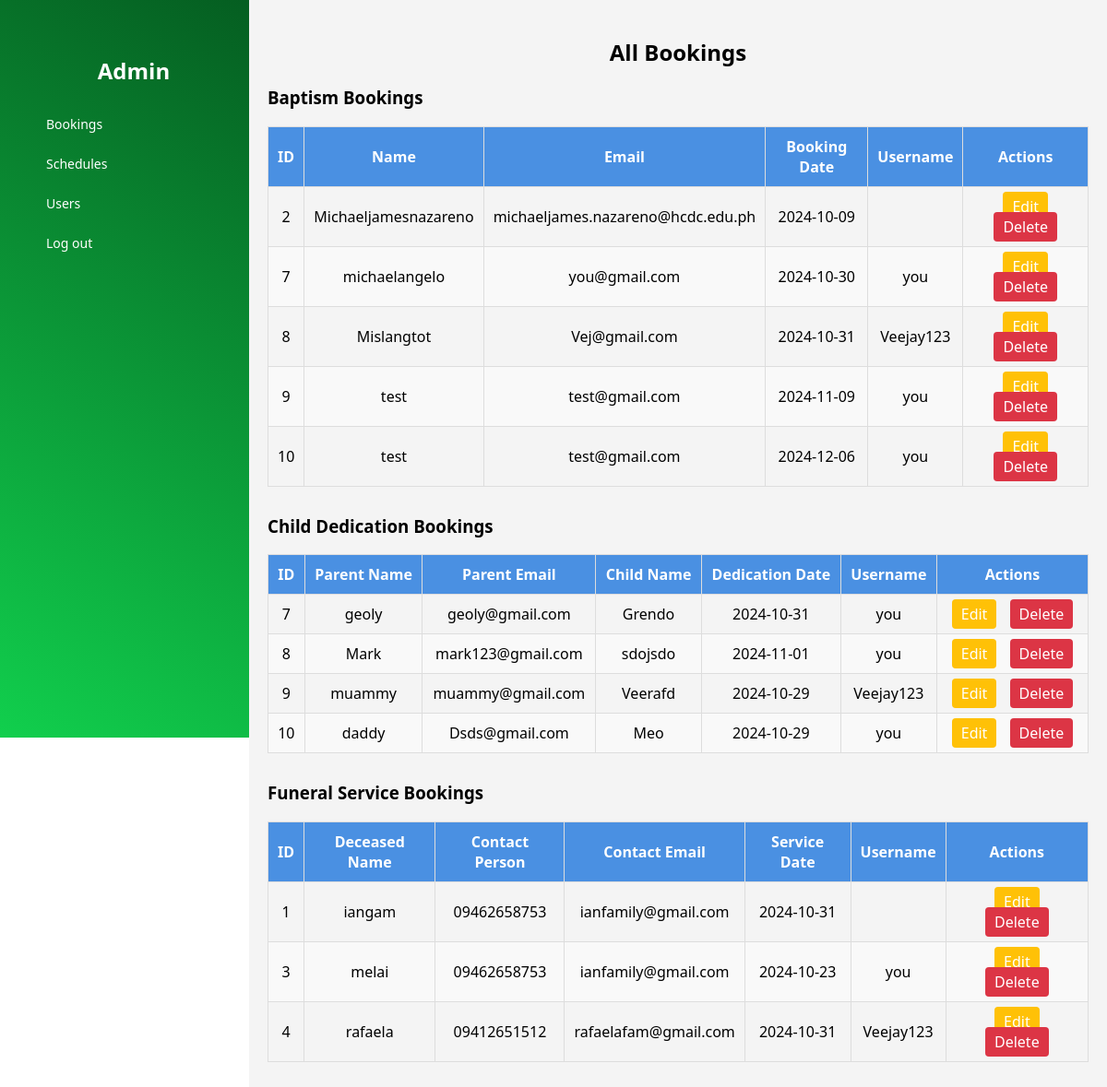
/bookings.php (signed in), run on the app's committed database.
### tables this page shows
CREATE TABLE `bookings` (
  `id` int(11) NOT NULL,
  `name` varchar(100) NOT NULL,
  `email` varchar(100) NOT NULL,
  `booking_date` date NOT NULL,
  `service_type` enum('Baptism','Child Dedication','Funeral Service') NOT NULL,
  `username` varchar(255) NOT NULL
);

CREATE TABLE `child_dedication_bookings` (
  `id` int(11) NOT NULL,
  `parent_name` varchar(255) NOT NULL,
  `parent_email` varchar(255) NOT NULL,
  `child_name` varchar(255) NOT NULL,
  `dedication_date` date NOT NULL,
  `username` varchar(100) NOT NULL
);

CREATE TABLE `funeral_service_bookings` (
  `id` int(11) NOT NULL,
  `deceased_name` varchar(255) NOT NULL,
  `contact_person` varchar(255) NOT NULL,
  `contact_email` varchar(255) NOT NULL,
  `service_date` date NOT NULL,
  `username` varchar(100) NOT NULL
);

### bookings.php (the view, shortened to what this page needs)
<?php
$servername = "localhost";
$username = "root";
$password = "";
$dbname = "bookings";
$conn = new mysqli($servername, $username, $password, $dbname);
$baptismBookings = $conn->query("SELECT * FROM bookings WHERE service_type='Baptism'");
$dedicationBookings = $conn->query("SELECT * FROM child_dedication_bookings");
$funeralBookings = $conn->query("SELECT * FROM funeral_service_bookings");
?>
<!DOCTYPE html>
<html lang="en">
<head>
</head>
<body>
<div class="sidebar">
    <h2>Admin</h2>
    <a href="bookings.php">Bookings</a>
    <a href="schedules.php">Schedules</a>
    <a href="users.php"> Users </a>
    <a href="log_out.php">Log out</a>
</div>
<div class="main-content">
    <h2>All Bookings</h2>
    <h3>Baptism Bookings</h3>
    <table>
        <thead>
            <tr>
                <th>ID</th>
                <th>Name</th>
                <th>Email</th>
                <th>Booking Date</th>
                <th>Username</th>
                <th>Actions</th>
            </tr>
        </thead>
        <tbody>
            <?php while ($row = $baptismBookings->fetch_assoc()): ?>
            <tr>
                <td><?= $row['id']; ?></td>
                <td><?= htmlspecialchars($row['name']); ?></td>
                <td><?= htmlspecialchars($row['email']); ?></td>
                <td><?= htmlspecialchars($row['booking_date']); ?></td>
                <td><?= htmlspecialchars($row['username']); ?></td>
                <td>
                    <a class="action-link edit-link" href="edit_booking.php?id=<?= $row['id'];?>&table=bookings">Edit</a>
                    <a class="action-link delete-link" href="?delete_id=<?= $row['id']; ?>&table=bookings" onclick="return confirmDelete();">Delete</a>
                </td>
            </tr>
            <?php endwhile; ?>
        </tbody>
    </table>
    <h3>Child Dedication Bookings</h3>
    <table>
        <thead>
            <tr>
                <th>ID</th>
                <th>Parent Name</th>
                <th>Parent Email</th>
                <th>Child Name</th>
                <th>Dedication Date</th>
                <th>Username</th>
                <th>Actions</th>
            </tr>
        </thead>
        <tbody>
            <?php while ($row = $dedicationBookings->fetch_assoc()): ?>
            <tr>
                <td><?= $row['id']; ?></td>
                <td><?= htmlspecialchars($row['parent_name']); ?></td>
                <td><?= htmlspecialchars($row['parent_email']); ?></td>
                <td><?= htmlspecialchars($row['child_name']); ?></td>
                <td><?= htmlspecialchars($row['dedication_date']); ?></td>
                <td><?= htmlspecialchars($row['username']); ?></td>
                <td>
                    <a class="action-link edit-link" href="edit_booking.php?id=<?= $row['id']; ?>&table=child_dedication_bookings">Edit</a>
                    <a class="action-link delete-link" href="?delete_id=<?= $row['id']; ?>&table=child_dedication_bookings" onclick="return confirmDelete();">Delete</a>
                </td>
            </tr>
            <?php endwhile; ?>
        </tbody>
    </table>
    <h3>Funeral Service Bookings</h3>
    <table>
        <thead>
            <tr>
                <th>ID</th>
                <th>Deceased Name</th>
                <th>Contact Person</th>
                <th>Contact Email</th>
                <th>Service Date</th>
                <th>Username</th>
                <th>Actions</th>
            </tr>
        </thead>
        <tbody>
            <?php while ($row = $funeralBookings->fetch_assoc()): ?>
            <tr>
                <td><?= $row['id']; ?></td>
                <td><?= htmlspecialchars($row['deceased_name']); ?></td>
                <td><?= htmlspecialchars($row['contact_person']); ?></td>
                <td><?= htmlspecialchars($row['contact_email']); ?></td>
                <td><?= htmlspecialchars($row['service_date']); ?></td>
                <td><?= htmlspecialchars($row['username']); ?></td>
                <td>
                    <a class="action-link edit-link" href="edit_booking.php?id=<?= $row['id']; ?>&table=funeral_service_bookings">Edit</a>
                    <a class="action-link delete-link" href="?delete_id=<?= $row['id']; ?>&table=funeral_service_bookings" onclick="return confirmDelete();">Delete</a>
                </td>
            </tr>
            <?php endwhile; ?>
        </tbody>
    </table>
</div>
</body>
</html>

### bookings.php (style rules this page uses)
body { display: flex; margin: 0; font-family: 'Segoe UI', Tahoma, Geneva, Verdana, sans-serif; }
div.sidebar { color: #fff; width: 250px; padding-left: 20px; height: 100vh; background-image: linear-gradient(30deg, #11cf4d, #055e21); border-top-right-radius: 0px; }
div.sidebar h2 { padding: 40px 0 0 0; cursor: pointer; }
div.sidebar a { font-size: 14px; color: #fff; display: block; padding: 12px; padding-left: 30px; text-decoration: none; outline: none; }
.main-content { flex: 1; padding: 20px; overflow-y: auto; background-color: #f4f4f4; }
h2 { text-align: center; margin-bottom: 20px; }
table { width: 100%; border-collapse: collapse; margin-bottom: 30px; }
th, td { border: 1px solid #ddd; padding: 10px; text-align: center; }
th { background-color: #4A90E2; color: white; }
tr:nth-child(even) { background-color: #f9f9f9; }
a.action-link { margin: 0 5px; text-decoration: none; padding: 5px 10px; border-radius: 4px; color: #fff; }
.edit-link { background-color: #ffc107; }
.delete-link { background-color: #dc3545; }

### data on the page
bookings: id "2", name "Michaeljamesnazareno", email "michaeljames.nazareno@hcdc.edu.ph", booking_date "2024-10-09"
bookings: id "7", name "michaelangelo", email "you@gmail.com", booking_date "2024-10-30", username "you"
bookings: id "8", name "Mislangtot", email "Vej@gmail.com", booking_date "2024-10-31", username "Veejay123"
bookings: id "9", name "test", email "test@gmail.com", booking_date "2024-11-09", username "you"
bookings: id "10", name "test", email "test@gmail.com", booking_date "2024-12-06", username "you"
child_dedication_bookings: id "7", parent_name "geoly", parent_email "geoly@gmail.com", child_name "Grendo", dedication_date "2024-10-31", username "you"
child_dedication_bookings: id "8", parent_name "Mark", parent_email "mark123@gmail.com", child_name "sdojsdo", dedication_date "2024-11-01", username "you"
child_dedication_bookings: id "9", parent_name "muammy", parent_email "muammy@gmail.com", child_name "Veerafd", dedication_date "2024-10-29", username "Veejay123"
child_dedication_bookings: id "10", parent_name "daddy", parent_email "Dsds@gmail.com", child_name "Meo", dedication_date "2024-10-29", username "you"
funeral_service_bookings: id "1", deceased_name "iangam", contact_person "09462658753", contact_email "ianfamily@gmail.com", service_date "2024-10-31"
funeral_service_bookings: id "3", deceased_name "melai", contact_person "09462658753", contact_email "ianfamily@gmail.com", service_date "2024-10-23", username "you"
funeral_service_bookings: id "4", deceased_name "rafaela", contact_person "09412651512", contact_email "rafaelafam@gmail.com", service_date "2024-10-31", username "Veejay123"
